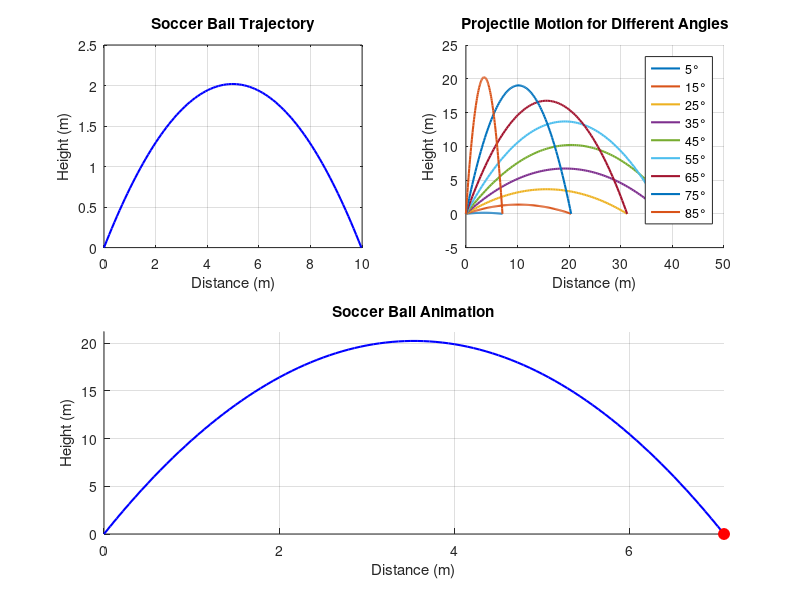

Recreate this plot in MATLAB.
clc; clear; close all;
%=======================================================
% MATLAB HW #1
% Name: Nouh Shaikh
% Date: 2/3/2025
%=======================================================

% MATLAB Script for Particle Motion and Projectile Motion
% ESC 202 Spring 25

%% Part 1: Position, Velocity, and Acceleration (Deravitives)
t = linspace(0, 10, 100); % Time from 0 to 10 seconds
s = t.^3 - 9*t.^2 + 15*t; % Position equation
v = diff(s) ./ diff(t); % Velocity (Derivative)
a = diff(v) ./ diff(t(1:end-1)); % Acceleration (Derivative)

figure % Creating a window to plot these bad boys
subplot(3,1,1);
plot(t, s, 'b', 'LineWidth', 1.5);
xlabel('Time (s)'); ylabel('Position (ft)'); % Just some more plotting 
title('Position vs. Time');
grid on;

subplot(3,1,2);
plot(t(1:end-1), v, 'r', 'LineWidth', 1.5);
xlabel('Time (s)'); ylabel('Velocity (ft/s)');
title('Velocity vs. Time');
grid on;

subplot(3,1,3);
plot(t(1:end-2), a, 'g', 'LineWidth', 1.5);
xlabel('Time (s)'); ylabel('Acceleration (ft/s^2)');
title('Acceleration vs. Time');
grid on;

%% Part 2: Soccer Ball Trajectory
v0 = 10; % Initial velocity in m/s
theta = 39; % Launch angle in degrees
g = 9.81; % Acceleration due to gravity (m/s^2)

vx = v0 * cosd(theta); % Horizontal velocity component
vy = v0 * sind(theta); % Vertical velocity component

t_flight = 2 * vy / g; % Time of flight
t = linspace(0, t_flight, 100); % Time array

x = vx * t; % Horizontal position
y = vy * t - 0.5 * g * t.^2; % Vertical position

subplot(2,2,1);
plot(x, y, 'b', 'LineWidth', 1.5); % Some more plotting 
xlabel('Distance (m)'); ylabel('Height (m)');
title('Soccer Ball Trajectory');
grid on;

%% Part 3: Projectile Motion for Different Angles
angles = [5, 15, 25, 35, 45, 55, 65, 75, 85]; % Angles in degrees
v0 = 20; % Arbitrary velocity

subplot(2,2,2);
hold on;
for i = 1:length(angles)
    theta = angles(i);
    vx = v0 * cosd(theta);
    vy = v0 * sind(theta);
    t_flight = 2 * vy / g;
    t = linspace(0, t_flight, 100);
    x = vx * t;
    y = vy * t - 0.5 * g * t.^2;
    plot(x, y, 'LineWidth', 1.5);
end
xlabel('Distance (m)');
ylabel('Height (m)');
title('Projectile Motion for Different Angles');
legend(arrayfun(@(x) sprintf('%d°', x), angles, 'UniformOutput', false));
grid on;

%% Part 4: Animation of Soccer Ball Trajectory
% I have no idea how this worked out.... 

subplot(2,2,[3,4]);
hold on;
for i = 1:length(t)
    plot(x(1:i), y(1:i), 'b', 'LineWidth', 1.5); % More plotting magic
    plot(x(i), y(i), 'ro', 'MarkerFaceColor', 'r', 'MarkerSize', 8);
    xlabel('Distance (m)');
    ylabel('Height (m)');
    title('Soccer Ball Animation');
    axis([0 max(x) 0 max(y) + 1]); 
    grid on;
    drawnow;
    if i < length(t)
        cla;
    end
end
% For legal reasons, I got help online for this end part